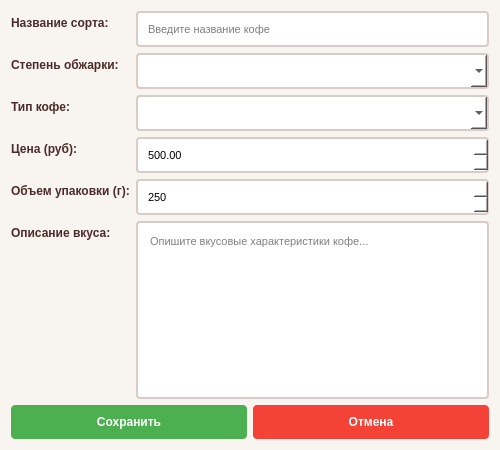
<?xml version="1.0" encoding="UTF-8"?>
<ui version="4.0">
 <class>Dialog</class>
 <widget class="QDialog" name="Dialog">
  <property name="geometry">
   <rect>
    <x>0</x>
    <y>0</y>
    <width>500</width>
    <height>450</height>
   </rect>
  </property>
  <property name="windowTitle">
   <string>Добавление/редактирование кофе</string>
  </property>
  <property name="styleSheet">
   <string notr="true">QDialog {
    background-color: #f8f4f0;
    font-family: Arial, sans-serif;
}
QLabel {
    color: #4a2c2a;
    font-weight: bold;
}
QLineEdit, QComboBox, QSpinBox, QDoubleSpinBox, QTextEdit {
    padding: 8px;
    border: 2px solid #d7ccc8;
    border-radius: 4px;
    background-color: white;
    font-size: 11px;
}
QPushButton {
    padding: 10px 20px;
    border: none;
    border-radius: 4px;
    font-weight: bold;
    min-width: 100px;
}
QPushButton#saveButton {
    background-color: #4caf50;
    color: white;
}
QPushButton#saveButton:hover {
    background-color: #45a049;
}
QPushButton#cancelButton {
    background-color: #f44336;
    color: white;
}
QPushButton#cancelButton:hover {
    background-color: #da190b;
}</string>
  </property>
  <layout class="QVBoxLayout" name="verticalLayout">
   <item>
    <layout class="QFormLayout" name="formLayout">
     <item row="0" column="0">
      <widget class="QLabel" name="nameLabel">
       <property name="text">
        <string>Название сорта:</string>
       </property>
      </widget>
     </item>
     <item row="0" column="1">
      <widget class="QLineEdit" name="nameEdit">
       <property name="placeholderText">
        <string>Введите название кофе</string>
       </property>
      </widget>
     </item>
     <item row="1" column="0">
      <widget class="QLabel" name="roastLevelLabel">
       <property name="text">
        <string>Степень обжарки:</string>
       </property>
      </widget>
     </item>
     <item row="1" column="1">
      <widget class="QComboBox" name="roastLevelCombo"/>
     </item>
     <item row="2" column="0">
      <widget class="QLabel" name="beanTypeLabel">
       <property name="text">
        <string>Тип кофе:</string>
       </property>
      </widget>
     </item>
     <item row="2" column="1">
      <widget class="QComboBox" name="beanTypeCombo"/>
     </item>
     <item row="3" column="0">
      <widget class="QLabel" name="priceLabel">
       <property name="text">
        <string>Цена (руб):</string>
       </property>
      </widget>
     </item>
     <item row="3" column="1">
      <widget class="QDoubleSpinBox" name="priceSpin">
       <property name="minimum">
        <double>0.000000000000000</double>
       </property>
       <property name="maximum">
        <double>10000.000000000000000</double>
       </property>
       <property name="singleStep">
        <double>50.000000000000000</double>
       </property>
       <property name="value">
        <double>500.000000000000000</double>
       </property>
      </widget>
     </item>
     <item row="4" column="0">
      <widget class="QLabel" name="volumeLabel">
       <property name="text">
        <string>Объем упаковки (г):</string>
       </property>
      </widget>
     </item>
     <item row="4" column="1">
      <widget class="QSpinBox" name="volumeSpin">
       <property name="minimum">
        <number>50</number>
       </property>
       <property name="maximum">
        <number>1000</number>
       </property>
       <property name="singleStep">
        <number>50</number>
       </property>
       <property name="value">
        <number>250</number>
       </property>
      </widget>
     </item>
     <item row="5" column="0">
      <widget class="QLabel" name="tasteDescriptionLabel">
       <property name="text">
        <string>Описание вкуса:</string>
       </property>
      </widget>
     </item>
     <item row="5" column="1">
      <widget class="QTextEdit" name="tasteDescriptionEdit">
       <property name="placeholderText">
        <string>Опишите вкусовые характеристики кофе...</string>
       </property>
       <property name="maximumHeight">
        <number>100</number>
       </property>
      </widget>
     </item>
    </layout>
   </item>
   <item>
    <layout class="QHBoxLayout" name="buttonLayout">
     <item>
      <widget class="QPushButton" name="saveButton">
       <property name="text">
        <string>Сохранить</string>
       </property>
      </widget>
     </item>
     <item>
      <widget class="QPushButton" name="cancelButton">
       <property name="text">
        <string>Отмена</string>
       </property>
      </widget>
     </item>
    </layout>
   </item>
  </layout>
 </widget>
 <resources/>
 <connections/>
</ui>
